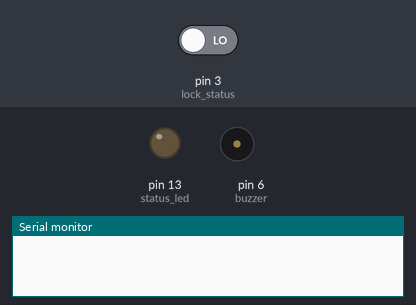
A sketch run on a simulated Arduino Uno, built with avr-gcc and run on an emulated ATmega328P. Parts: output pins drawn as LEDs (lit = HIGH), buzzer (waves = sounding, pin HIGH), the last lines printed to the serial monitor. Inputs (shaded band) come from the test bench; at power-on: pin 3 (lock_status) LOW. Sleep ends after the set time or at an interrupt; no radio packets arrive unless stated; pins used as bus, display or sensor lines are not drawn.

Above: at 0.33 s.
At 8.22 s:
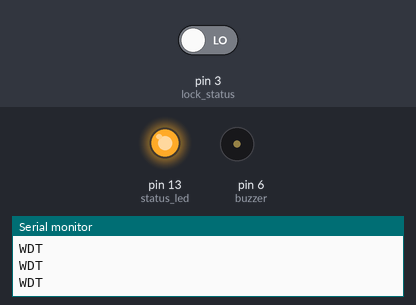
Timing chart, 0 to 8.8 s (numbered marks = the images above):
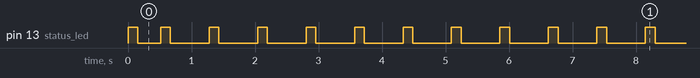

The sketch:

LooArduino.ino
```cpp
#include <SPI.h>
#include <avr/sleep.h>
#include <avr/power.h>
#include "nRF24L01.h"
#include "RF24.h"
#include "printf.h"


// Arduino Pins
int lock_vcc = 2;
int lock_status = 3;
int status_led = 13;
int buzzer = 6;
int LOO_ID = 1;
int DOOR_ID = 1;

// RF
int CHANNEL = 1;      //MAX 127
RF24 radio(8, 7);
byte pipes[][6] = {"1Node","2Node"};

// Sleep declarations
typedef enum { wdt_16ms = 0, wdt_32ms, wdt_64ms, wdt_128ms, wdt_250ms, wdt_500ms, wdt_1s, wdt_2s, wdt_4s, wdt_8s } wdt_prescalar_e;
void setup_watchdog(uint8_t prescalar);
void do_sleep(void);
const short sleep_cycles_per_transmission = 4;
volatile short sleep_cycles_remaining = sleep_cycles_per_transmission;

void setup() {
  Serial.begin(57600);
  printf_begin();
  printf("*** LOOrdoino is starting\n\r");

  pinMode(buzzer, OUTPUT);
  pinMode(lock_vcc, OUTPUT);
  pinMode(lock_status, INPUT);
  pinMode(status_led, OUTPUT);

  digitalWrite(buzzer, LOW);
  digitalWrite(lock_vcc, HIGH);

  // Setup watchdog
  setup_watchdog(wdt_500ms);

  // Setup and configure rf radio
  radio.begin();                          // Start up the radio
  radio.setChannel(CHANNEL);
  //radio.setPALevel(RF24_PA_HIGH);
  radio.setAutoAck(1);                    // Ensure autoACK is enabled
  radio.setRetries(15,15);                // Max delay between retries & number of retries
  //radio.setPayloadSize(sizeof(int));
  //radio.setDataRate(RF24_250KBPS);
  radio.openWritingPipe(pipes[1]);
  radio.openReadingPipe(1,pipes[0]);
  radio.printDetails();                   // Dump the configuration of the rf unit for debugging
  radio.stopListening();
  }


void send_message ( boolean state ){
  int payload = LOO_ID * 100;
  payload = payload + (DOOR_ID * 10);
  int write_status;

  if (state == HIGH) {
    printf("Toilet engaged\n\r");
    payload += 1;
  } else {
    printf("Toilet free\n\r");
  }

  //radio.stopListening();                                    // First, stop listening so we can talk.
  write_status = radio.write( &payload, sizeof(int) );
  if (!write_status){
    printf("Error sending. Code: %d\n\r", write_status);
    report_led(2, 150);
  } else {
    printf("Payload: %i\n\r", payload);
  }
  report_led(2, 50);
}

void report_led(int times, int timeout){
  while (times){
    digitalWrite(status_led, HIGH);
    delay(timeout);
    digitalWrite(status_led, LOW);
    times -= 1;
  }
}

void loop(void){
  report_led(1, 50);
  radio.powerUp();
  //radio.startListening();
  int lock_state = digitalRead(lock_status);
  send_message(lock_state);
  delay(100);
  radio.powerDown();              // NOTE: The radio MUST be powered back up again manually
                                    // Sleep the MCU.
  do_sleep();
}


void wakeUp(){
  sleep_disable();
}
// Sleep helpers
//Prescaler values
// 0=16ms, 1=32ms,2=64ms,3=125ms,4=250ms,5=500ms
// 6=1 sec,7=2 sec, 8=4 sec, 9= 8sec
void setup_watchdog(uint8_t prescalar){
  uint8_t wdtcsr = prescalar & 7;
  if ( prescalar & 8 )
    wdtcsr |= _BV(WDP3);
  MCUSR &= ~_BV(WDRF);                      // Clear the WD System Reset Flag
  WDTCSR = _BV(WDCE) | _BV(WDE);            // Write the WD Change enable bit to enable changing the prescaler and enable system reset
  WDTCSR = _BV(WDCE) | wdtcsr | _BV(WDIE);  // Write the prescalar bits (how long to sleep, enable the interrupt to wake the MCU
}

ISR(WDT_vect)
{
  //--sleep_cycles_remaining;
  Serial.println("WDT");
}

void do_sleep(void)
{
  set_sleep_mode(SLEEP_MODE_PWR_DOWN); // sleep mode is set here
  sleep_enable();
  attachInterrupt(0,wakeUp,LOW);
  WDTCSR |= _BV(WDIE);
  sleep_mode();                        // System sleeps here
                                       // The WDT_vect interrupt wakes the MCU from here
  sleep_disable();                     // System continues execution here when watchdog timed out
  detachInterrupt(0);
  WDTCSR &= ~_BV(WDIE);
}
```

Measured:
- by itself, pin 13 (status_led): goes HIGH 0.15 s, LOW 0.36 s, 169 × (HIGH 0.15 s, LOW 0.61 s), HIGH 0.15 s, then LOW
- by itself, everything shown: repeats every 7.6 s, in 20 steps
